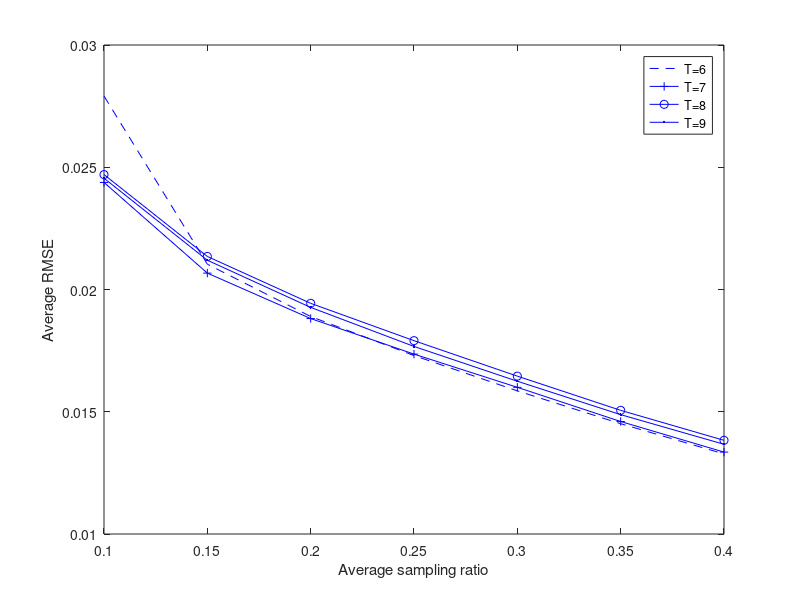

Reproduce this figure in MATLAB.

load 6.mat
load 7.mat;
load 8.mat;
load 9.mat;
x=0.10:0.05:0.40;

plot(x,t6,'b--');hold on;
plot(x,t7,'b+-');hold on;
plot(x,t8,'bo-');hold on;
plot(x,t9,'b.-');hold on;

axis([0.10 0.40 0.01 0.03]);
xlabel('Average sampling ratio');
ylabel('Average RMSE');
legend('T=6','T=7','T=8','T=9')